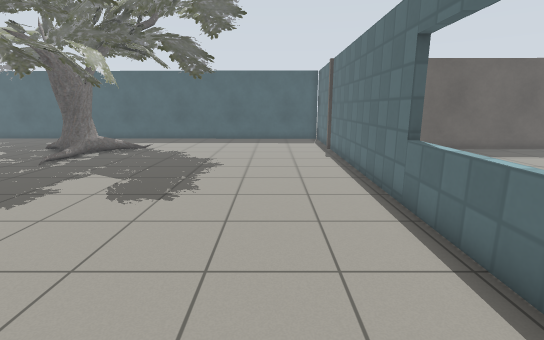
View 1 (above)

20 first-person views from a walk through a world built for the Gazebo simulator. The camera is 1.2 m above the floor, tilts 12° down and sees 85° across. The floor is counted in squares, 0.5 m on a side. Each view is taken from the middle of a square. On the plan, view 1 faces up. The plan holds only what a view shows up to about 18 squares ahead; the rest is blank. The place goes on beyond the plan. Simple patterns stand in for the simulator's built-in surfaces.

View 2
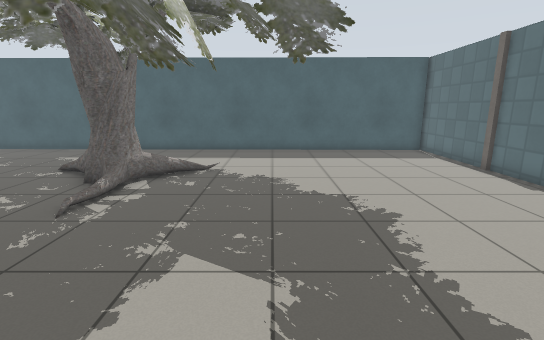

View 3
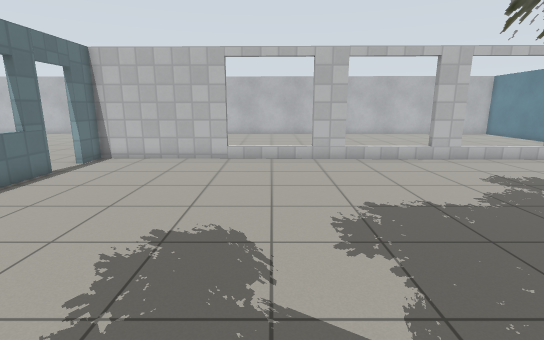

View 4
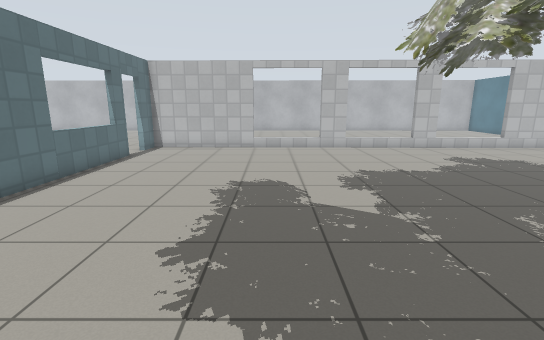

View 5
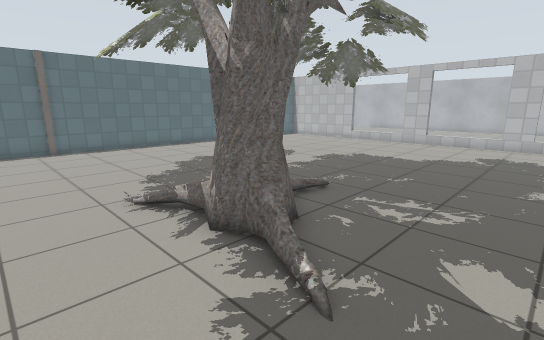

View 6
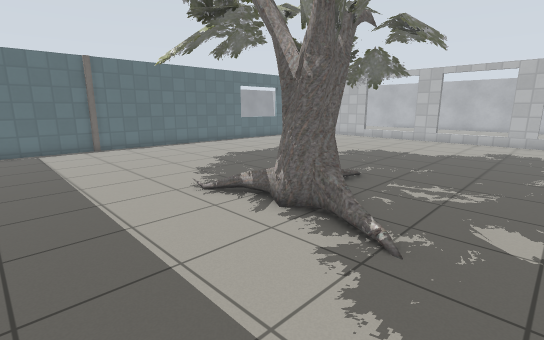

View 7
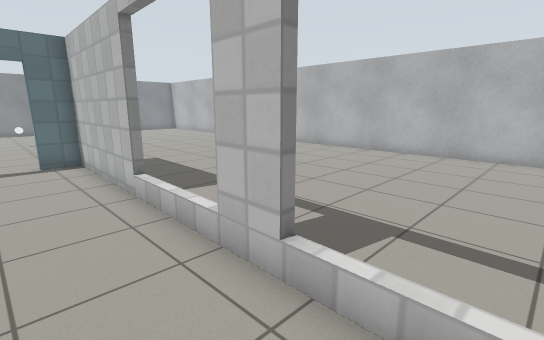

View 8
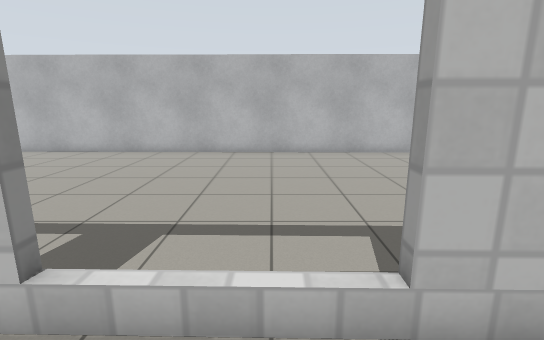

View 9
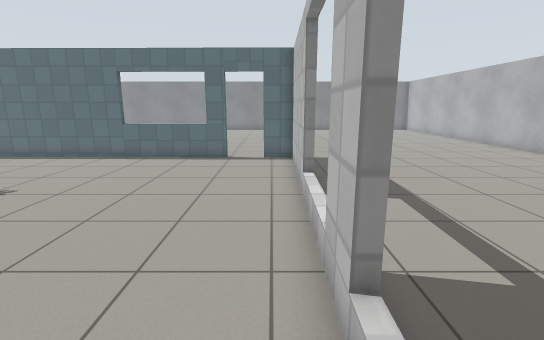

View 10
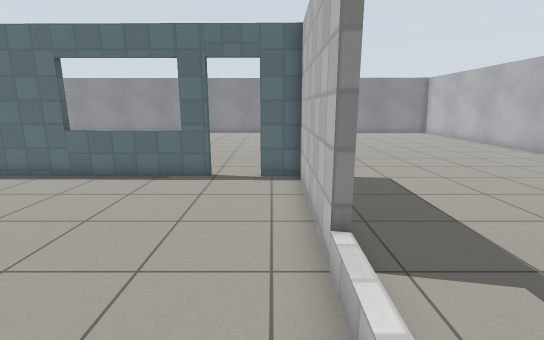

View 11
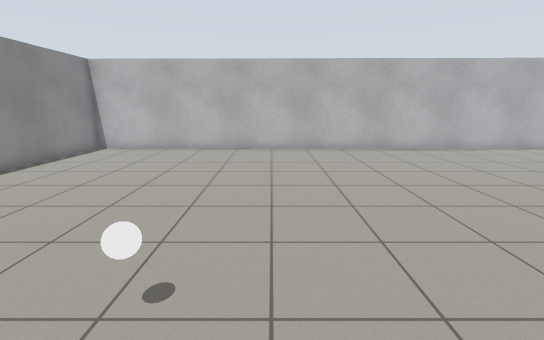

View 12
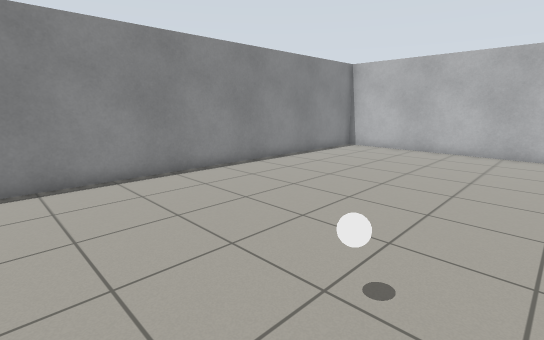

View 13
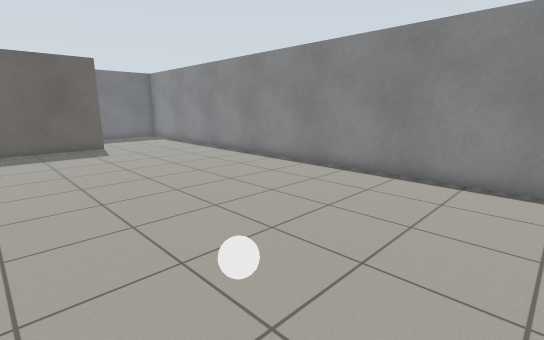

View 14
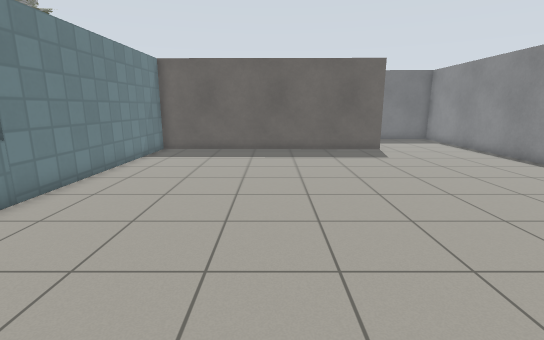

View 15
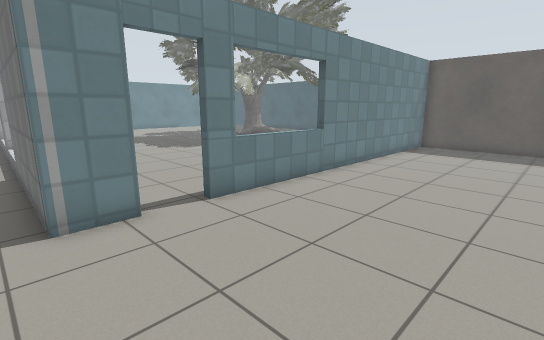

View 16
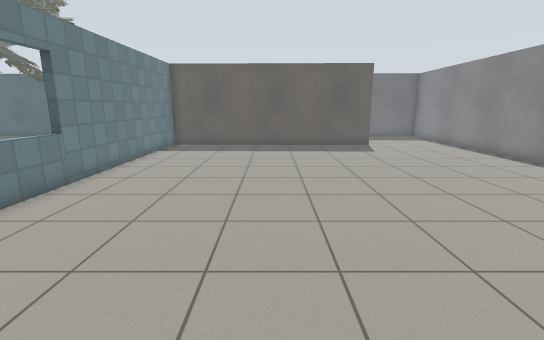

View 17
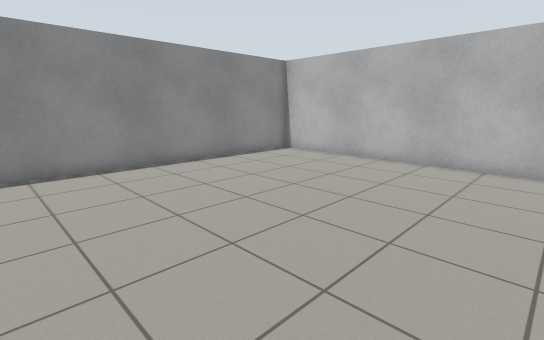

View 18
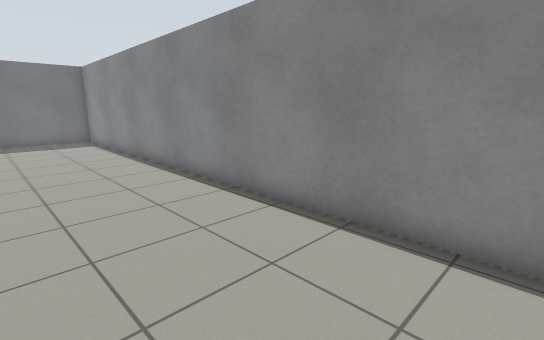

View 19
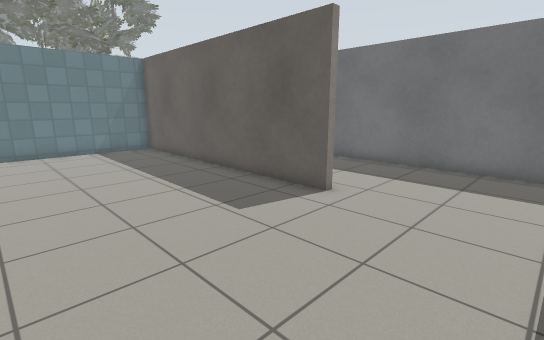

View 20
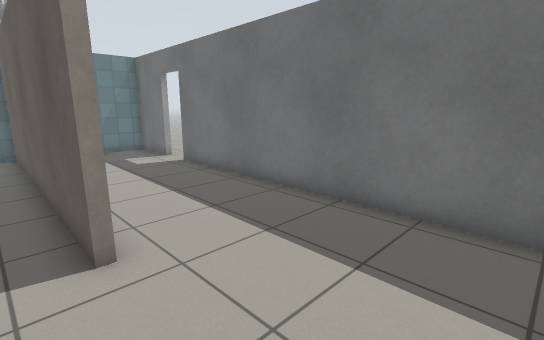

### Floor plan
Key: @ floor where view 1 was taken; # wall or solid block; . floor; D open door; = window, fence, low wall or low ledge; T oak tree; H thing the floor can be seen under or through; B white ball.
Columns run from 15 left of view 1 to 21 right of it. Each row starts with its distance up from view 1.
 24                     ..
 23 ######################DD#############
 22 .  ............... #.................
 21 . ................ #.................
 20 ..................## ................
 19 ..................##    .............
 18 ..................##       ..........
 17 ...TTTTT..........##############.....
 16 ...TTTTT..........##.................
 15 ....TT............##.................
 14 .....TTTT.........##.................
 13 .......TTT........##.................
 12 ... ....TT........##.................
 11 ........T.........##.................
 10 .....T.TT ........##.................
  9 .....TTT..........##.................
  8 ..... ............##................#
  7 ..................##................#
  6 ..................==................#
  5 ..................==................#
  4 ..................==................#
  3 ..................##................#
  2 ..................D.................#
  1 ..................D.................#
  0 ...............@..#........BB.......#
 -1 ==#====HH===#######.................#
 -2   ..................................#
 -3   ..................................#
 -4  ...................................#
 -5  ...................................#
 -6 ....................................#
 -7 ....................................#
 -8 ....................................#
 -9 ....................................#
-10 ....................................#
-11 ....................................#
-12 ....................................#
-13 ....................................#
-14 #####################################

Where each view was taken, in squares from view 1:
view 1: 0 up, 0 right, facing up
view 2: 6 up, 5 left, facing up
view 3: 13 up, 5 left, facing down
view 4: 17 up, 4 left, facing down
view 5: 20 up, 15 left, facing down-right
view 6: 22 up, 15 left, facing down-right
view 7: 2 up, 11 left, facing down-right
view 8: 2 up, 11 left, facing down
view 9: 0 up, 11 left, facing right
view 10: 0 up, 7 left, facing right
view 11: 3 up, 11 right, facing down
view 12: 3 up, 11 right, facing down-right
view 13: 2 down, 11 right, facing up-right
view 14: 0 up, 10 right, facing up
view 15: 2 down, 10 right, facing up-left
view 16: 2 down, 10 right, facing up
view 17: 1 down, 9 right, facing down-right
view 18: 1 down, 16 right, facing up-right
view 19: 10 up, 21 right, facing up-left
view 20: 16 up, 21 right, facing up-left
